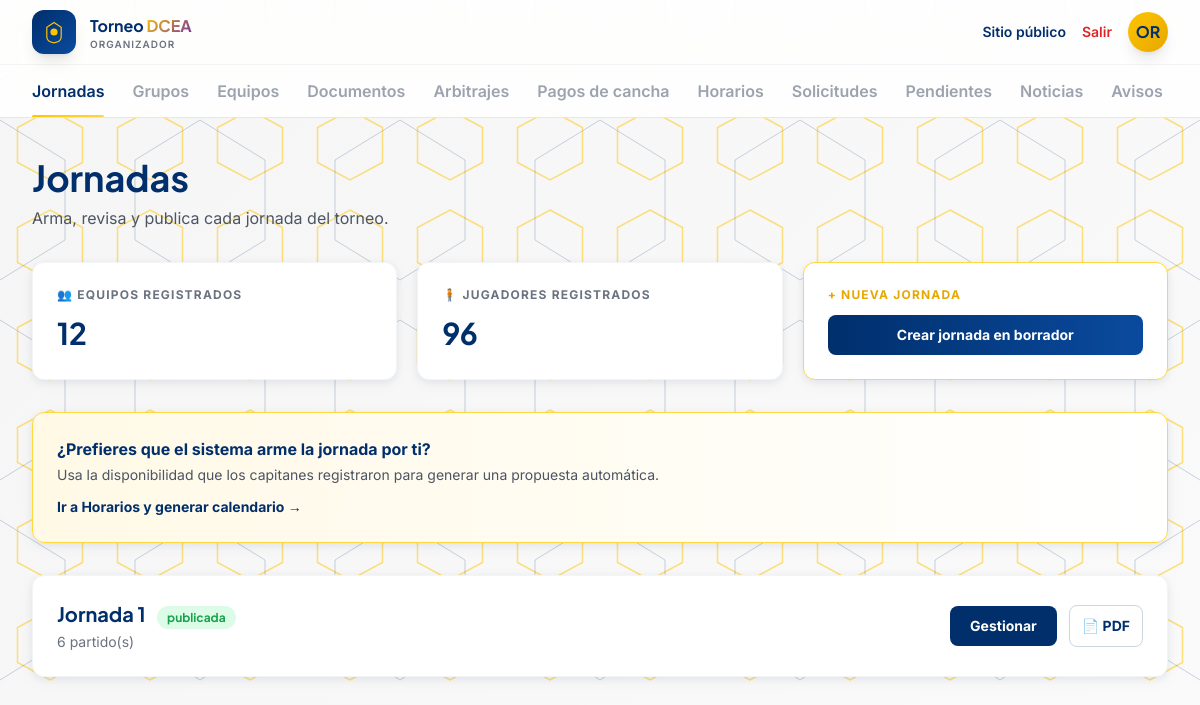
/admin/ (signed in), run on the app's committed database.
### app/models/usuarios.py (models this page shows, shortened)
class Usuario(UserMixin, db.Model):
    __tablename__ = "usuarios"
    id = db.Column(db.Integer, primary_key=True)
    nombre = db.Column(db.String(120), nullable=False)
    email = db.Column(db.String(150), unique=True, nullable=False)
    password_hash = db.Column(db.String(255), nullable=False)
    rol = db.Column(db.String(30), nullable=False)  # organizador, ayudante, capitan

### app/models/core.py (models this page shows)
class Fase(db.Model):
    __tablename__ = "fases"
    id = db.Column(db.Integer, primary_key=True)
    categoria_id = db.Column(db.Integer, db.ForeignKey("categorias.id"), nullable=False)
    tipo = db.Column(db.String(30), nullable=False)  # grupos, cuartos, semifinal, final
    nombre = db.Column(db.String(80), nullable=False)
    orden = db.Column(db.Integer, default=1)
    grupos = db.relationship("Grupo", backref="fase", lazy=True)
    jornadas = db.relationship("Jornada", backref="fase", lazy=True)

### app/models/partidos.py (models this page shows, shortened)
class Jornada(db.Model):
    __tablename__ = "jornadas"
    id = db.Column(db.Integer, primary_key=True)
    fase_id = db.Column(db.Integer, db.ForeignKey("fases.id"), nullable=False)
    numero = db.Column(db.Integer, nullable=False)
    fecha_referencia = db.Column(db.Date)
    estado = db.Column(db.String(20), default="borrador")  # borrador, publicada
    publicada_por_id = db.Column(db.Integer, db.ForeignKey("usuarios.id"))
    fecha_publicacion = db.Column(db.DateTime)
    partidos = db.relationship("Partido", backref="jornada", lazy=True, order_by="Partido.fecha")

### app/routes/admin.py (the view)
@admin_bp.route("/")
@login_required
@requiere_rol("organizador", "ayudante")
def dashboard():
    fase = Fase.query.filter_by(tipo="grupos").first()
    jornadas = Jornada.query.filter_by(fase_id=fase.id).order_by(Jornada.numero).all() if fase else []
    equipos_count = Equipo.query.count()
    jugadores_count = Jugador.query.count()
    return render_template(
        "admin/dashboard.html", jornadas=jornadas,
        equipos_count=equipos_count, jugadores_count=jugadores_count, fase=fase,
    )

### app/utils.py (called while the page is built)
def requiere_rol(*roles):
    def decorator(f):
        @wraps(f)
        def wrapped(*args, **kwargs):
            if not current_user.is_authenticated or current_user.rol not in roles:
                abort(403)
            return f(*args, **kwargs)
        return wrapped
    return decorator

### app/templates/admin/dashboard.html (shortened to what this page needs)
{% extends "admin/base.html" %}
{% block content %}
<div class="mb-8">
  <h1 class="font-display text-3xl sm:text-4xl font-bold text-navy">Jornadas</h1>
  <p class="text-gray-600 text-base mt-2">Arma, revisa y publica cada jornada del torneo.</p>
</div>
<div class="grid sm:grid-cols-3 gap-5 mb-8">
  <div class="card-hover bg-white rounded-xl shadow-card border border-gray-100 p-6">
    <p class="text-xs uppercase tracking-widest text-gray-500 font-bold">👥 Equipos registrados</p>
    <p class="font-display text-3xl font-bold text-navy mt-3">{{ equipos_count }}</p>
  </div>
  <div class="card-hover bg-white rounded-xl shadow-card border border-gray-100 p-6">
    <p class="text-xs uppercase tracking-widest text-gray-500 font-bold">🧍 Jugadores registrados</p>
    <p class="font-display text-3xl font-bold text-navy mt-3">{{ jugadores_count }}</p>
  </div>
  <div class="card-hover bg-white rounded-xl shadow-card border border-gold-light p-6 flex flex-col justify-between">
    <p class="text-xs uppercase tracking-widest text-gold-dark font-bold">+ Nueva jornada</p>
    <form method="POST" action="{{ url_for('admin.crear_jornada') }}" class="mt-3">
      <button type="submit" class="w-full bg-gradient-to-r from-navy to-navy-light hover:shadow-elevation text-white font-bold py-2.5 rounded-lg transition-all text-sm">Crear jornada en borrador</button>
    </form>
  </div>
</div>
<div class="bg-gradient-to-r from-gold-pale to-white rounded-xl shadow-card border border-gold-light p-6 mb-8">
  <p class="font-bold text-navy">¿Prefieres que el sistema arme la jornada por ti?</p>
  <p class="text-sm text-gray-600 mt-1">Usa la disponibilidad que los capitanes registraron para generar una propuesta automática.</p>
  <a href="{{ url_for('admin.horarios') }}" class="inline-block mt-3 text-sm font-bold text-navy hover:text-gold">Ir a Horarios y generar calendario &rarr;</a>
</div>
<div class="space-y-4">
{% for j in jornadas %}
  <div class="card-hover bg-white rounded-xl shadow-card border border-gray-100 p-6 flex items-center justify-between flex-wrap gap-4">
    <div>
      <h3 class="font-display text-xl font-bold text-navy">Jornada {{ j.numero }}
        <span class="text-xs font-bold px-2.5 py-1 rounded-full ml-2 {{ 'badge-green' if j.estado == 'publicada' else 'badge-yellow' }}">{{ j.estado }}</span>
      </h3>
      <p class="text-sm text-gray-500 mt-1">{{ j.partidos|length }} partido(s)</p>
    </div>
    <div class="flex items-center gap-3">
      <a href="{{ url_for('admin.jornada_detalle', jornada_id=j.id) }}" class="bg-navy hover:bg-navy-light text-white font-bold px-5 py-2.5 rounded-lg transition-all text-sm">Gestionar</a>
      <a href="{{ url_for('admin.jornada_pdf', jornada_id=j.id) }}" class="text-navy font-bold px-3 py-2.5 text-sm border border-navy/20 rounded-lg hover:bg-navy/5">📄 PDF</a>
    </div>
  </div>
{% else %}
  <p class="text-gray-500">Aún no hay jornadas. Crea la primera arriba.</p>
{% endfor %}
</div>
{% endblock %}

### app/templates/admin/base.html (shortened to what this page needs)
<!DOCTYPE html>
<html lang="es">
<head>
<script src="https://cdn.tailwindcss.com"></script>
</head>
<body>
<header class="sticky top-0 z-40 bg-white/85 backdrop-blur-xl border-b border-gray-200">
  <div class="max-w-7xl mx-auto px-5 sm:px-8 h-16 flex items-center justify-between">
    <a href="{{ url_for('admin.dashboard') }}" class="flex items-center gap-3.5">
      <div class="w-11 h-11 rounded-xl bg-gradient-to-br from-navy to-navy-light flex items-center justify-center shadow-lg">
        <svg width="24" height="24" viewBox="0 0 40 40" fill="none">
          <path d="M20 4 L32 12 V28 C32 34 28 37 20 38 C12 37 8 34 8 28 V12 Z" stroke="#FFC400" stroke-width="2" fill="none"/>
          <circle cx="20" cy="20" r="6" fill="#FFC400"/>
        </svg>
      </div>
      <div class="leading-tight">
        <p class="font-display font-bold text-navy text-[15px] sm:text-base">Torneo <span class="gradient-accent">DCEA</span></p>
        <p class="text-[10px] text-gray-500 tracking-widest uppercase font-semibold hidden sm:block">Organizador</p>
      </div>
    </a>
    <div class="flex items-center gap-4">
      <a href="{{ url_for('public.home') }}" class="text-sm font-semibold text-navy hover:text-gold hidden sm:inline">Sitio público</a>
      <a href="{{ url_for('admin.logout') }}" class="text-sm font-semibold text-red-600 hover:text-red-800">Salir</a>
      <div class="w-10 h-10 rounded-full bg-gradient-to-br from-gold to-gold-dark text-navy font-display font-bold flex items-center justify-center shadow-lg">
        {{ current_user.nombre[:2].upper() if current_user.is_authenticated else '' }}
      </div>
    </div>
  </div>
  <nav class="max-w-7xl mx-auto px-5 sm:px-8 flex gap-7 border-t border-gray-100 overflow-x-auto">
    {% macro navlink(endpoint, label) %}
      <a href="{{ url_for(endpoint) }}" class="tab-link {{ 'active' if request.endpoint == endpoint }}">{{ label }}</a>
    {% endmacro %}
    {{ navlink('admin.dashboard', 'Jornadas') }}
    {{ navlink('admin.grupos', 'Grupos') }}
    {{ navlink('admin.equipos', 'Equipos') }}
    {{ navlink('admin.documentos', 'Documentos') }}
    {{ navlink('admin.arbitrajes', 'Arbitrajes') }}
    {{ navlink('admin.pagos_cancha', 'Pagos de cancha') }}
    {{ navlink('admin.horarios', 'Horarios') }}
    {{ navlink('admin.solicitudes', 'Solicitudes') }}
    {{ navlink('admin.pendientes', 'Pendientes') }}
    {{ navlink('admin.noticias', 'Noticias') }}
    {{ navlink('admin.avisos', 'Avisos') }}
  </nav>
</header>
<main class="max-w-7xl mx-auto px-5 sm:px-8 py-10">
  {% block content %}{% endblock %}
</main>
</body>
</html>

### app/templates/admin/base.html (style rules this page uses)
* { box-sizing: border-box; }
body { font-family: 'Inter', sans-serif; min-height: 100vh; position: relative; background: linear-gradient(135deg, #F5F5F5 0%, #FAFAFA 100%); overflow-x: hidden; }
body::before { content: ''; position: fixed; top: 0; left: 0; width: 100%; height: 100%; z-index: -2; background-repeat: repeat; background-size: 100px 100px; pointer-events: none; }
body::after { content: ''; position: fixed; top: 0; left: 0; width: 100%; height: 100%; z-index: -2; background-repeat: repeat; background-size: 200px 200px; background-position: 100px 100px; pointer-events: none; }
main { position: relative; z-index: 1; }
.font-display { font-family: 'Plus Jakarta Sans', sans-serif; }
.tab-link { position: relative; font-weight: 600; color: #9CA3AF; padding: 14px 0; white-space: nowrap; }
.tab-link.active { color: #002F6C; }
.tab-link.active::after { content: ''; position: absolute; left: 0; right: 0; bottom: -1px; height: 3px; background: linear-gradient(90deg, #FFC400, #FFD740); border-radius: 2px; }
.card-hover { transition: all .3s ease; }
.badge-green { background: #DCFCE7; color: #16A34A; }
.gradient-accent { background: linear-gradient(135deg, #FFC400, #7030A0); -webkit-background-clip: text; -webkit-text-fill-color: transparent; background-clip: text; }

### data on the page
Usuario: nombre "OR"
Fase: tipo "Grupos"
Jornada: numero "1", estado "publicada", partidos|length "6"

### other printed values
{{ label }} "Jornadas Equipos Documentos Arbitrajes Pagos de cancha Horarios Solicitudes Pendientes Noticias Avisos"
{{ equipos_count }} "12"
{{ jugadores_count }} "96"
